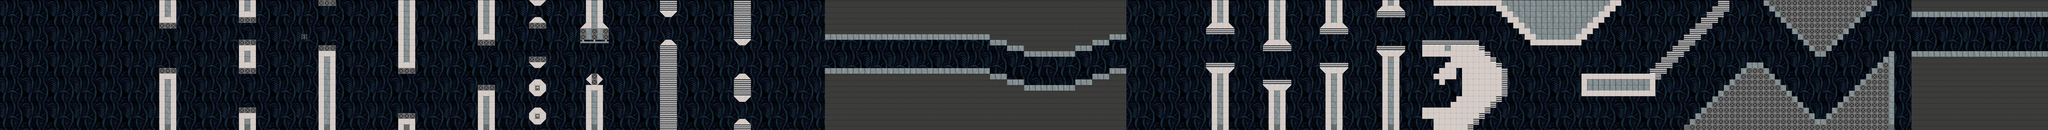

Rendered tile map (Tiled .tmx) drawn with the repository's tilesets; below, a short description and the map source with its tile grids summarised:
An orthogonal 360x23 tile map with 32x32 px tiles, 3 tile layers (Fondo, Estructura, uno), 2 tilesets.

<map version="1.0" tiledversion="1.1.2" orientation="orthogonal" renderorder="left-down" width="360" height="23" tilewidth="32" tileheight="32" infinite="0" nextobjectid="1">
 <tileset firstgid="1" name="fondo" tilewidth="32" tileheight="32" tilecount="117" columns="13">
  <image source="living-tissue-background-preview.png" width="432" height="288" />
 </tileset>
 <tileset firstgid="118" name="prueba2" tilewidth="32" tileheight="32" tilecount="40" columns="8">
  <image source="Tileset_32x32.png" width="256" height="160" />
  <tile id="5">
   <properties>
    <property name="tipo" value="pared" />
   </properties>
  </tile>
  <tile id="6">
   <properties>
    <property name="tipo" value="pared" />
   </properties>
  </tile>
  <tile id="7">
   <properties>
    <property name="tipo" value="pared" />
   </properties>
  </tile>
  <tile id="12">
   <properties>
    <property name="tipo" value="pared" />
   </properties>
  </tile>
  <tile id="16">
   <properties>
    <property name="tipo" value="pared" />
   </properties>
  </tile>
  <tile id="17">
   <properties>
    <property name="tipo" value="pared" />
   </properties>
  </tile>
  <tile id="18">
   <properties>
    <property name="tipo" value="pared" />
   </properties>
  </tile>
  <tile id="19">
   <properties>
    <property name="tipo" value="pared" />
   </properties>
  </tile>
 </tileset>
 <layer name="Fondo" width="360" height="23" locked="1">
  <data>[8280 cells, 8280 non-empty, 117 distinct tile ids]</data>
 </layer>
 <layer name="Estructura" width="360" height="23" offsetx="-0.741147" offsety="1.25014">
  <data>[8280 cells, 2804 non-empty, 12 distinct tile ids]</data>
 </layer>
 <layer name="uno" width="360" height="23">
  <data>[8280 cells, 1 non-empty, 1 distinct tile ids]</data>
 </layer>
</map>
